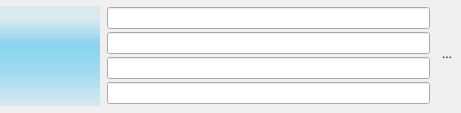
<?xml version="1.0" encoding="UTF-8"?>
<ui version="4.0">
 <class>track</class>
 <widget class="QWidget" name="track">
  <property name="geometry">
   <rect>
    <x>0</x>
    <y>0</y>
    <width>461</width>
    <height>113</height>
   </rect>
  </property>
  <property name="sizePolicy">
   <sizepolicy hsizetype="Expanding" vsizetype="Maximum">
    <horstretch>0</horstretch>
    <verstretch>0</verstretch>
   </sizepolicy>
  </property>
  <property name="windowTitle">
   <string>Form</string>
  </property>
  <property name="styleSheet">
   <string notr="true">QWidget#track{
	background-color: transparent
	border-radius:5px;
}

</string>
  </property>
  <layout class="QVBoxLayout" name="verticalLayout">
   <property name="spacing">
    <number>0</number>
   </property>
   <property name="leftMargin">
    <number>0</number>
   </property>
   <property name="topMargin">
    <number>0</number>
   </property>
   <property name="rightMargin">
    <number>0</number>
   </property>
   <property name="bottomMargin">
    <number>0</number>
   </property>
   <item>
    <widget class="QWidget" name="widget" native="true">
     <property name="styleSheet">
      <string notr="true"> QWidget#widget
       {color: silver;
         background-image:url(:/icons/texture.png), linear-gradient(hsla(0,0%,32%,.99), hsla(0,0%,27%,.95));
        selection-background-color:#3d8ec9;
        selection-color: black; background-clip: border;
        border-image: none; outline: 0;}</string>
     </property>
     <layout class="QVBoxLayout" name="verticalLayout_4">
      <property name="leftMargin">
       <number>0</number>
      </property>
      <property name="topMargin">
       <number>0</number>
      </property>
      <property name="rightMargin">
       <number>4</number>
      </property>
      <property name="bottomMargin">
       <number>0</number>
      </property>
      <item>
       <layout class="QHBoxLayout" name="horizontalLayout_2">
        <property name="spacing">
         <number>0</number>
        </property>
        <property name="leftMargin">
         <number>0</number>
        </property>
        <property name="rightMargin">
         <number>0</number>
        </property>
        <item>
         <widget class="QLabel" name="cover">
          <property name="sizePolicy">
           <sizepolicy hsizetype="Minimum" vsizetype="Minimum">
            <horstretch>0</horstretch>
            <verstretch>0</verstretch>
           </sizepolicy>
          </property>
          <property name="minimumSize">
           <size>
            <width>100</width>
            <height>100</height>
           </size>
          </property>
          <property name="maximumSize">
           <size>
            <width>100</width>
            <height>100</height>
           </size>
          </property>
          <property name="styleSheet">
           <string notr="true">background-color: qlineargradient(spread:pad, x1:0, y1:0, x2:0, y2:1, stop:0.129213 rgba(9, 178, 239, 25), stop:0.38764 rgba(9, 178, 239, 115), stop:0.679775 rgba(9, 178, 239, 84), stop:1 rgba(9, 178, 239, 27));
border:none;</string>
          </property>
          <property name="frameShape">
           <enum>QFrame::StyledPanel</enum>
          </property>
          <property name="text">
           <string/>
          </property>
          <property name="pixmap">
           <pixmap resource="icons.qrc">:/icons/sidebar/album.png</pixmap>
          </property>
          <property name="scaledContents">
           <bool>true</bool>
          </property>
          <property name="margin">
           <number>0</number>
          </property>
         </widget>
        </item>
        <item>
         <layout class="QVBoxLayout" name="verticalLayout_2">
          <property name="leftMargin">
           <number>7</number>
          </property>
          <property name="topMargin">
           <number>4</number>
          </property>
          <property name="rightMargin">
           <number>7</number>
          </property>
          <property name="bottomMargin">
           <number>4</number>
          </property>
          <item>
           <widget class="QLineEdit" name="id"/>
          </item>
          <item>
           <widget class="QLineEdit" name="url"/>
          </item>
          <item>
           <widget class="QLineEdit" name="dominant_color"/>
          </item>
          <item>
           <widget class="QLineEdit" name="songId"/>
          </item>
         </layout>
        </item>
        <item>
         <layout class="QVBoxLayout" name="verticalLayout_3">
          <property name="spacing">
           <number>5</number>
          </property>
          <property name="topMargin">
           <number>3</number>
          </property>
          <property name="rightMargin">
           <number>0</number>
          </property>
          <property name="bottomMargin">
           <number>3</number>
          </property>
          <item>
           <spacer name="verticalSpacer">
            <property name="orientation">
             <enum>Qt::Vertical</enum>
            </property>
            <property name="sizeHint" stdset="0">
             <size>
              <width>20</width>
              <height>40</height>
             </size>
            </property>
           </spacer>
          </item>
          <item>
           <layout class="QHBoxLayout" name="horizontalLayout_4">
            <property name="topMargin">
             <number>0</number>
            </property>
            <item>
             <widget class="QLabel" name="playing">
              <property name="minimumSize">
               <size>
                <width>16</width>
                <height>16</height>
               </size>
              </property>
              <property name="maximumSize">
               <size>
                <width>16</width>
                <height>16</height>
               </size>
              </property>
              <property name="text">
               <string/>
              </property>
              <property name="alignment">
               <set>Qt::AlignCenter</set>
              </property>
             </widget>
            </item>
           </layout>
          </item>
          <item>
           <layout class="QHBoxLayout" name="horizontalLayout_3">
            <property name="topMargin">
             <number>0</number>
            </property>
            <item>
             <widget class="QPushButton" name="option">
              <property name="sizePolicy">
               <sizepolicy hsizetype="Maximum" vsizetype="Expanding">
                <horstretch>0</horstretch>
                <verstretch>0</verstretch>
               </sizepolicy>
              </property>
              <property name="maximumSize">
               <size>
                <width>20</width>
                <height>16777215</height>
               </size>
              </property>
              <property name="styleSheet">
               <string notr="true">border:none;</string>
              </property>
              <property name="text">
               <string>...</string>
              </property>
             </widget>
            </item>
           </layout>
          </item>
          <item>
           <layout class="QHBoxLayout" name="horizontalLayout">
            <property name="topMargin">
             <number>0</number>
            </property>
            <property name="bottomMargin">
             <number>4</number>
            </property>
            <item>
             <widget class="QLabel" name="offline">
              <property name="minimumSize">
               <size>
                <width>16</width>
                <height>16</height>
               </size>
              </property>
              <property name="maximumSize">
               <size>
                <width>16</width>
                <height>16</height>
               </size>
              </property>
              <property name="text">
               <string/>
              </property>
              <property name="alignment">
               <set>Qt::AlignCenter</set>
              </property>
              <property name="margin">
               <number>0</number>
              </property>
             </widget>
            </item>
           </layout>
          </item>
          <item>
           <spacer name="verticalSpacer_2">
            <property name="orientation">
             <enum>Qt::Vertical</enum>
            </property>
            <property name="sizeHint" stdset="0">
             <size>
              <width>20</width>
              <height>40</height>
             </size>
            </property>
           </spacer>
          </item>
         </layout>
        </item>
       </layout>
      </item>
     </layout>
    </widget>
   </item>
  </layout>
 </widget>
 <resources>
  <include location="icons.qrc"/>
 </resources>
 <connections/>
</ui>
